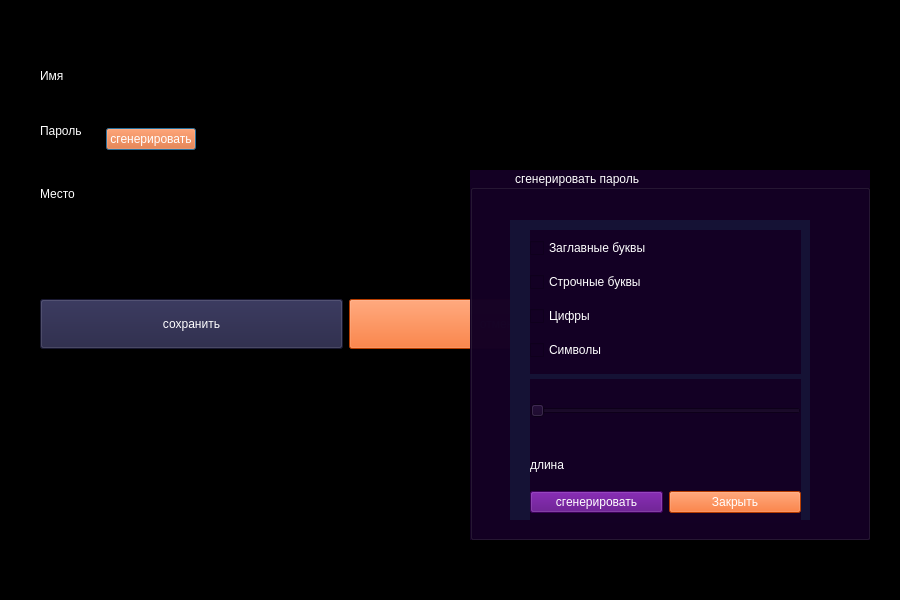
<?xml version="1.0" encoding="UTF-8"?>
<ui version="4.0">
 <class>AddNew</class>
 <widget class="QDialog" name="AddNew">
  <property name="geometry">
   <rect>
    <x>0</x>
    <y>0</y>
    <width>900</width>
    <height>600</height>
   </rect>
  </property>
  <property name="minimumSize">
   <size>
    <width>900</width>
    <height>600</height>
   </size>
  </property>
  <property name="windowTitle">
   <string>Dialog</string>
  </property>
  <property name="styleSheet">
   <string notr="true">font: 600 11pt &quot;Segoe UI Variable Display Semib&quot;;
background-color: rgb(0, 0, 0);
color: rgb(255, 255, 255);</string>
  </property>
  <widget class="QWidget" name="verticalLayoutWidget">
   <property name="geometry">
    <rect>
     <x>40</x>
     <y>50</y>
     <width>611</width>
     <height>311</height>
    </rect>
   </property>
   <layout class="QVBoxLayout" name="verticalLayout">
    <item>
     <layout class="QFormLayout" name="formLayout">
      <property name="verticalSpacing">
       <number>15</number>
      </property>
      <property name="topMargin">
       <number>14</number>
      </property>
      <item row="0" column="1">
       <widget class="QLineEdit" name="name_lineEdit">
        <property name="minimumSize">
         <size>
          <width>0</width>
          <height>40</height>
         </size>
        </property>
        <property name="styleSheet">
         <string notr="true">color: rgb(255, 255, 255);</string>
        </property>
       </widget>
      </item>
      <item row="0" column="0">
       <widget class="QLabel" name="label_2">
        <property name="minimumSize">
         <size>
          <width>60</width>
          <height>0</height>
         </size>
        </property>
        <property name="text">
         <string>Имя</string>
        </property>
       </widget>
      </item>
      <item row="2" column="1">
       <widget class="QLineEdit" name="place_lineEdit">
        <property name="minimumSize">
         <size>
          <width>0</width>
          <height>40</height>
         </size>
        </property>
        <property name="styleSheet">
         <string notr="true">color: rgb(255, 255, 255);</string>
        </property>
       </widget>
      </item>
      <item row="2" column="0">
       <widget class="QLabel" name="label">
        <property name="minimumSize">
         <size>
          <width>60</width>
          <height>30</height>
         </size>
        </property>
        <property name="text">
         <string>Место</string>
        </property>
       </widget>
      </item>
      <item row="1" column="0">
       <widget class="QLabel" name="label_3">
        <property name="minimumSize">
         <size>
          <width>60</width>
          <height>0</height>
         </size>
        </property>
        <property name="text">
         <string>Пароль</string>
        </property>
       </widget>
      </item>
      <item row="1" column="1">
       <layout class="QHBoxLayout" name="horizontalLayout_2">
        <item>
         <widget class="QPushButton" name="generate_Button">
          <property name="styleSheet">
           <string notr="true">background-color: rgb(255, 85, 0);
color: rgb(255, 255, 255);</string>
          </property>
          <property name="text">
           <string>сгенерировать</string>
          </property>
         </widget>
        </item>
        <item>
         <widget class="QLineEdit" name="psw_lineEdit">
          <property name="minimumSize">
           <size>
            <width>0</width>
            <height>40</height>
           </size>
          </property>
          <property name="styleSheet">
           <string notr="true">color: rgb(255, 255, 255);</string>
          </property>
         </widget>
        </item>
       </layout>
      </item>
     </layout>
    </item>
    <item>
     <layout class="QHBoxLayout" name="horizontalLayout">
      <property name="bottomMargin">
       <number>12</number>
      </property>
      <item>
       <widget class="QPushButton" name="save_Button">
        <property name="minimumSize">
         <size>
          <width>0</width>
          <height>50</height>
         </size>
        </property>
        <property name="styleSheet">
         <string notr="true">background-color: rgb(33, 32, 66);</string>
        </property>
        <property name="text">
         <string>сохранить</string>
        </property>
       </widget>
      </item>
      <item>
       <widget class="QPushButton" name="exit_Button">
        <property name="minimumSize">
         <size>
          <width>0</width>
          <height>50</height>
         </size>
        </property>
        <property name="styleSheet">
         <string notr="true">background-color: rgb(255, 85, 0);</string>
        </property>
        <property name="text">
         <string>отмена</string>
        </property>
       </widget>
      </item>
     </layout>
    </item>
   </layout>
  </widget>
  <widget class="QLabel" name="back_label">
   <property name="geometry">
    <rect>
     <x>530</x>
     <y>190</y>
     <width>449</width>
     <height>449</height>
    </rect>
   </property>
   <property name="text">
    <string/>
   </property>
   <property name="pixmap">
    <pixmap>../../../build/img/img.jpg</pixmap>
   </property>
  </widget>
  <widget class="QLabel" name="name_label">
   <property name="geometry">
    <rect>
     <x>750</x>
     <y>260</y>
     <width>63</width>
     <height>20</height>
    </rect>
   </property>
   <property name="styleSheet">
    <string notr="true">color: transfert</string>
   </property>
   <property name="text">
    <string>TextLabel</string>
   </property>
  </widget>
  <widget class="QLabel" name="where_label">
   <property name="geometry">
    <rect>
     <x>810</x>
     <y>320</y>
     <width>63</width>
     <height>20</height>
    </rect>
   </property>
   <property name="styleSheet">
    <string notr="true">color: transfert</string>
   </property>
   <property name="text">
    <string>TextLabel</string>
   </property>
  </widget>
  <widget class="QLabel" name="psw_label">
   <property name="geometry">
    <rect>
     <x>740</x>
     <y>400</y>
     <width>63</width>
     <height>20</height>
    </rect>
   </property>
   <property name="styleSheet">
    <string notr="true">color:transfert</string>
   </property>
   <property name="text">
    <string>TextLabel</string>
   </property>
  </widget>
  <widget class="QGroupBox" name="genPsw_groupBox">
   <property name="geometry">
    <rect>
     <x>470</x>
     <y>170</y>
     <width>400</width>
     <height>370</height>
    </rect>
   </property>
   <property name="minimumSize">
    <size>
     <width>400</width>
     <height>370</height>
    </size>
   </property>
   <property name="maximumSize">
    <size>
     <width>400</width>
     <height>370</height>
    </size>
   </property>
   <property name="styleSheet">
    <string notr="true">background-color: rgba(19, 0, 36, 251);
font: 600 13pt &quot;Segoe UI Variable Display Semib&quot;;
</string>
   </property>
   <property name="title">
    <string>             сгенерировать пароль</string>
   </property>
   <widget class="QWidget" name="verticalLayoutWidget_2">
    <property name="geometry">
     <rect>
      <x>60</x>
      <y>60</y>
      <width>271</width>
      <height>293</height>
     </rect>
    </property>
    <layout class="QVBoxLayout" name="verticalLayout_2">
     <item>
      <widget class="QCheckBox" name="capitalLetters_checkBox">
       <property name="styleSheet">
        <string notr="true">font: 600 9pt &quot;Segoe UI Variable Display Semib&quot;;</string>
       </property>
       <property name="text">
        <string>Заглавные буквы</string>
       </property>
      </widget>
     </item>
     <item>
      <widget class="QCheckBox" name="caseLow_checkBox_2">
       <property name="styleSheet">
        <string notr="true">font: 600 9pt &quot;Segoe UI Variable Display Semib&quot;;</string>
       </property>
       <property name="text">
        <string>Строчные буквы</string>
       </property>
      </widget>
     </item>
     <item>
      <widget class="QCheckBox" name="checkBox_num">
       <property name="styleSheet">
        <string notr="true">font: 600 9pt &quot;Segoe UI Variable Display Semib&quot;;</string>
       </property>
       <property name="text">
        <string>Цифры</string>
       </property>
      </widget>
     </item>
     <item>
      <widget class="QCheckBox" name="checkBox_sym">
       <property name="styleSheet">
        <string notr="true">font: 600 9pt &quot;Segoe UI Variable Display Semib&quot;;</string>
       </property>
       <property name="text">
        <string>Символы</string>
       </property>
      </widget>
     </item>
     <item>
      <widget class="QLabel" name="label_7">
       <property name="maximumSize">
        <size>
         <width>16777215</width>
         <height>5</height>
        </size>
       </property>
       <property name="styleSheet">
        <string notr="true">background-color: rgb(21, 18, 53);</string>
       </property>
       <property name="text">
        <string/>
       </property>
      </widget>
     </item>
     <item>
      <widget class="QSlider" name="horizontalSlider">
       <property name="minimumSize">
        <size>
         <width>0</width>
         <height>35</height>
        </size>
       </property>
       <property name="orientation">
        <enum>Qt::Horizontal</enum>
       </property>
      </widget>
     </item>
     <item>
      <layout class="QHBoxLayout" name="horizontalLayout_3">
       <item>
        <widget class="QLabel" name="numLig_label">
         <property name="minimumSize">
          <size>
           <width>25</width>
           <height>35</height>
          </size>
         </property>
         <property name="maximumSize">
          <size>
           <width>16777215</width>
           <height>25</height>
          </size>
         </property>
         <property name="styleSheet">
          <string notr="true">font: 600 9pt &quot;Segoe UI Variable Display Semib&quot;;</string>
         </property>
         <property name="text">
          <string>длина</string>
         </property>
        </widget>
       </item>
      </layout>
     </item>
     <item>
      <layout class="QHBoxLayout" name="horizontalLayout_4">
       <item>
        <widget class="QPushButton" name="startGen_pushButton">
         <property name="styleSheet">
          <string notr="true">font: 600 9pt &quot;Segoe UI Variable Display Semib&quot;;
background-color: rgb(85, 0, 127);</string>
         </property>
         <property name="text">
          <string>сгенерировать</string>
         </property>
        </widget>
       </item>
       <item>
        <widget class="QPushButton" name="pushButton">
         <property name="styleSheet">
          <string notr="true">background-color: rgb(255, 85, 0);
color: rgb(255, 255, 255);
font: 600 9pt &quot;Segoe UI Variable Display Semib&quot;;
</string>
         </property>
         <property name="text">
          <string>Закрыть</string>
         </property>
        </widget>
       </item>
      </layout>
     </item>
    </layout>
   </widget>
   <widget class="QLabel" name="label_4">
    <property name="geometry">
     <rect>
      <x>40</x>
      <y>50</y>
      <width>300</width>
      <height>300</height>
     </rect>
    </property>
    <property name="minimumSize">
     <size>
      <width>300</width>
      <height>300</height>
     </size>
    </property>
    <property name="maximumSize">
     <size>
      <width>300</width>
      <height>300</height>
     </size>
    </property>
    <property name="styleSheet">
     <string notr="true">background-color: rgb(21, 18, 53);</string>
    </property>
    <property name="text">
     <string/>
    </property>
   </widget>
   <zorder>label_4</zorder>
   <zorder>verticalLayoutWidget_2</zorder>
  </widget>
  <zorder>where_label</zorder>
  <zorder>name_label</zorder>
  <zorder>psw_label</zorder>
  <zorder>back_label</zorder>
  <zorder>verticalLayoutWidget</zorder>
  <zorder>genPsw_groupBox</zorder>
 </widget>
 <resources/>
 <connections/>
</ui>
